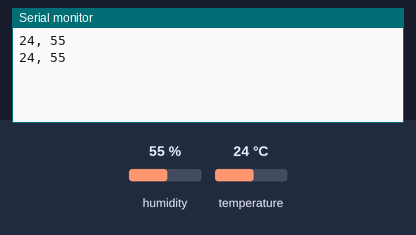
This sketch was run on a simulated Arduino Uno, built with avr-gcc and run on an emulated ATmega328P. Parts: the last lines printed to the serial monitor. Inputs (shaded band) come from the test bench; at power-on: humidity 55 %, temperature 24 °C.

Above: at 2.3 s.
2.4 s: humidity set to 22 %
At 4.3 s:
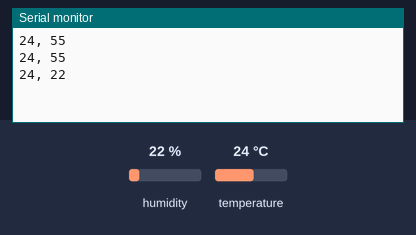
4.5 s: temperature set to 12 °C
At 6.3 s:
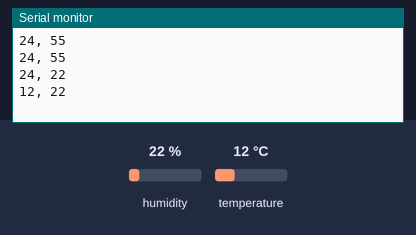
6.6 s: humidity set to 40 %
At 7.3 s:
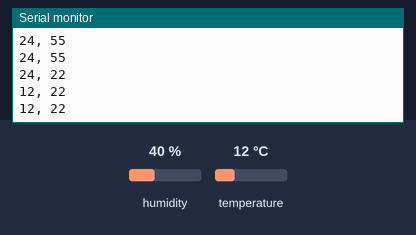
Timing chart, 0 to 9.6 s (numbered marks = the images above; inputs shaded):
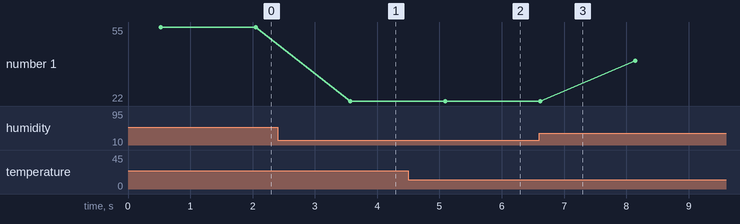

The sketch:

Phase1_1_7.ino
```cpp
#include <Arduino.h>
#include <DHT11.h>

const int readPin = 9;
DHT11 dht(readPin);

int temp, hum;

int main(){
  init();

  Serial.begin(9600);

  while(1){
    int result = dht.readTemperatureHumidity(temp, hum);

    Serial.print(temp);
    Serial.print(", ");
    Serial.println(hum);

    delay(1000);
  }
}
```

Measured:
- after the input at 2.4 s, the serial monitor: prints a new line after 1.2 s (image 1)
- after the input at 4.5 s, the serial monitor: prints a new line after 0.59 s (image 2)
- plotted number 1: 55 → 22 after the input at 2.4 s, 22 → 40 after the input at 6.6 s
